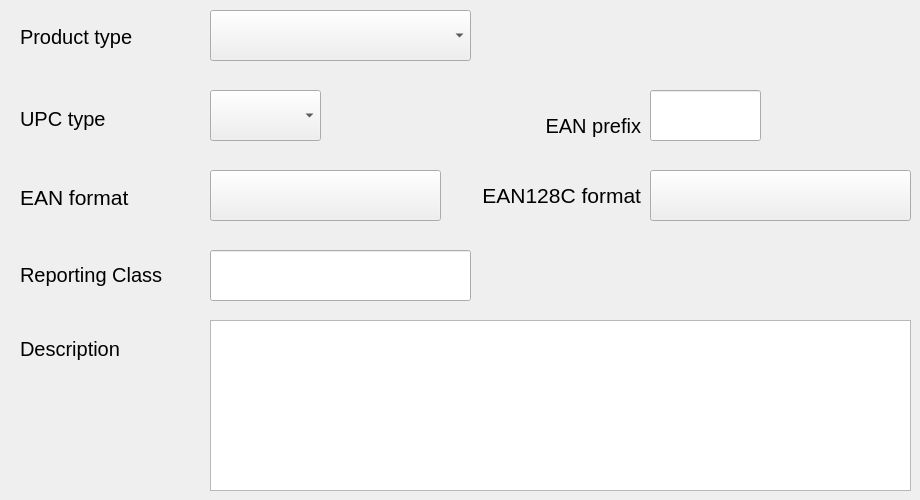
   <widget class="QWidget" name="tab0">
    <attribute name="title">
     <string>Main</string>
    </attribute>
    <widget class="QLabel" name="lblDescription">
     <property name="geometry">
      <rect>
       <x>20</x>
       <y>330</y>
       <width>191</width>
       <height>31</height>
      </rect>
     </property>
     <property name="sizePolicy">
      <sizepolicy hsizetype="Fixed" vsizetype="Fixed">
       <horstretch>0</horstretch>
       <verstretch>0</verstretch>
      </sizepolicy>
     </property>
     <property name="minimumSize">
      <size>
       <width>191</width>
       <height>31</height>
      </size>
     </property>
     <property name="maximumSize">
      <size>
       <width>191</width>
       <height>31</height>
      </size>
     </property>
     <property name="font">
      <font>
       <pointsize>15</pointsize>
      </font>
     </property>
     <property name="text">
      <string>Description</string>
     </property>
     <property name="alignment">
      <set>Qt::AlignBottom|Qt::AlignLeading|Qt::AlignLeft</set>
     </property>
    </widget>
    <widget class="QLabel" name="lblProductType">
     <property name="geometry">
      <rect>
       <x>20</x>
       <y>18</y>
       <width>191</width>
       <height>31</height>
      </rect>
     </property>
     <property name="sizePolicy">
      <sizepolicy hsizetype="Fixed" vsizetype="Fixed">
       <horstretch>0</horstretch>
       <verstretch>0</verstretch>
      </sizepolicy>
     </property>
     <property name="minimumSize">
      <size>
       <width>191</width>
       <height>31</height>
      </size>
     </property>
     <property name="maximumSize">
      <size>
       <width>191</width>
       <height>31</height>
      </size>
     </property>
     <property name="font">
      <font>
       <pointsize>15</pointsize>
      </font>
     </property>
     <property name="text">
      <string>Product type</string>
     </property>
     <property name="alignment">
      <set>Qt::AlignBottom|Qt::AlignLeading|Qt::AlignLeft</set>
     </property>
     <property name="textInteractionFlags">
      <set>Qt::NoTextInteraction</set>
     </property>
    </widget>
    <widget class="QComboBox" name="cboProductType">
     <property name="geometry">
      <rect>
       <x>210</x>
       <y>10</y>
       <width>261</width>
       <height>51</height>
      </rect>
     </property>
     <property name="sizePolicy">
      <sizepolicy hsizetype="Fixed" vsizetype="Fixed">
       <horstretch>0</horstretch>
       <verstretch>0</verstretch>
      </sizepolicy>
     </property>
     <property name="minimumSize">
      <size>
       <width>261</width>
       <height>51</height>
      </size>
     </property>
     <property name="maximumSize">
      <size>
       <width>261</width>
       <height>51</height>
      </size>
     </property>
     <property name="font">
      <font>
       <pointsize>17</pointsize>
      </font>
     </property>
    </widget>
    <widget class="QLabel" name="lblReportingClass">
     <property name="geometry">
      <rect>
       <x>20</x>
       <y>256</y>
       <width>191</width>
       <height>31</height>
      </rect>
     </property>
     <property name="sizePolicy">
      <sizepolicy hsizetype="Fixed" vsizetype="Fixed">
       <horstretch>0</horstretch>
       <verstretch>0</verstretch>
      </sizepolicy>
     </property>
     <property name="minimumSize">
      <size>
       <width>191</width>
       <height>31</height>
      </size>
     </property>
     <property name="maximumSize">
      <size>
       <width>191</width>
       <height>31</height>
      </size>
     </property>
     <property name="font">
      <font>
       <pointsize>15</pointsize>
      </font>
     </property>
     <property name="text">
      <string>Reporting Class</string>
     </property>
     <property name="alignment">
      <set>Qt::AlignBottom|Qt::AlignLeading|Qt::AlignLeft</set>
     </property>
    </widget>
    <widget class="hobart::numericLineEdit" name="txtReportingClass">
     <property name="geometry">
      <rect>
       <x>210</x>
       <y>250</y>
       <width>261</width>
       <height>51</height>
      </rect>
     </property>
     <property name="sizePolicy">
      <sizepolicy hsizetype="Fixed" vsizetype="Fixed">
       <horstretch>0</horstretch>
       <verstretch>0</verstretch>
      </sizepolicy>
     </property>
     <property name="minimumSize">
      <size>
       <width>261</width>
       <height>51</height>
      </size>
     </property>
     <property name="maximumSize">
      <size>
       <width>261</width>
       <height>51</height>
      </size>
     </property>
     <property name="font">
      <font>
       <pointsize>17</pointsize>
      </font>
     </property>
     <property name="inputMask">
      <string notr="true"/>
     </property>
     <property name="text">
      <string notr="true"/>
     </property>
     <property name="maxLength">
      <number>7</number>
     </property>
    </widget>
    <widget class="QLabel" name="lbl1UPCType">
     <property name="geometry">
      <rect>
       <x>20</x>
       <y>100</y>
       <width>191</width>
       <height>31</height>
      </rect>
     </property>
     <property name="sizePolicy">
      <sizepolicy hsizetype="Fixed" vsizetype="Fixed">
       <horstretch>0</horstretch>
       <verstretch>0</verstretch>
      </sizepolicy>
     </property>
     <property name="minimumSize">
      <size>
       <width>191</width>
       <height>31</height>
      </size>
     </property>
     <property name="maximumSize">
      <size>
       <width>191</width>
       <height>31</height>
      </size>
     </property>
     <property name="font">
      <font>
       <pointsize>15</pointsize>
      </font>
     </property>
     <property name="text">
      <string>UPC type</string>
     </property>
     <property name="alignment">
      <set>Qt::AlignBottom|Qt::AlignLeading|Qt::AlignLeft</set>
     </property>
    </widget>
    <widget class="QComboBox" name="cboUPCType">
     <property name="geometry">
      <rect>
       <x>210</x>
       <y>90</y>
       <width>111</width>
       <height>51</height>
      </rect>
     </property>
     <property name="sizePolicy">
      <sizepolicy hsizetype="Fixed" vsizetype="Fixed">
       <horstretch>0</horstretch>
       <verstretch>0</verstretch>
      </sizepolicy>
     </property>
     <property name="minimumSize">
      <size>
       <width>111</width>
       <height>51</height>
      </size>
     </property>
     <property name="maximumSize">
      <size>
       <width>111</width>
       <height>51</height>
      </size>
     </property>
     <property name="font">
      <font>
       <pointsize>17</pointsize>
      </font>
     </property>
    </widget>
    <widget class="QTextEdit" name="txtDescription">
     <property name="geometry">
      <rect>
       <x>210</x>
       <y>320</y>
       <width>701</width>
       <height>171</height>
      </rect>
     </property>
     <property name="sizePolicy">
      <sizepolicy hsizetype="Fixed" vsizetype="Fixed">
       <horstretch>0</horstretch>
       <verstretch>0</verstretch>
      </sizepolicy>
     </property>
     <property name="minimumSize">
      <size>
       <width>701</width>
       <height>171</height>
      </size>
     </property>
     <property name="maximumSize">
      <size>
       <width>701</width>
       <height>171</height>
      </size>
     </property>
     <property name="font">
      <font>
       <pointsize>15</pointsize>
      </font>
     </property>
     <property name="html">
      <string notr="true">&lt;!DOCTYPE HTML PUBLIC &quot;-//W3C//DTD HTML 4.0//EN&quot; &quot;http://www.w3.org/TR/REC-html40/strict.dtd&quot;&gt;
&lt;html&gt;&lt;head&gt;&lt;meta name=&quot;qrichtext&quot; content=&quot;1&quot; /&gt;&lt;style type=&quot;text/css&quot;&gt;
p, li { white-space: pre-wrap; }
&lt;/style&gt;&lt;/head&gt;&lt;body style=&quot; font-family:'MS Shell Dlg 2'; font-size:15pt; font-weight:400; font-style:normal;&quot;&gt;
&lt;p style=&quot; margin-top:0px; margin-bottom:0px; margin-left:0px; margin-right:0px; -qt-block-indent:0; text-indent:0px;&quot;&gt;&lt;br /&gt;&lt;/p&gt;&lt;/body&gt;&lt;/html&gt;</string>
     </property>
     <property name="acceptRichText">
      <bool>false</bool>
     </property>
    </widget>
    <widget class="QLabel" name="lbl1EANPrefix">
     <property name="geometry">
      <rect>
       <x>460</x>
       <y>110</y>
       <width>181</width>
       <height>31</height>
      </rect>
     </property>
     <property name="sizePolicy">
      <sizepolicy hsizetype="Fixed" vsizetype="Fixed">
       <horstretch>0</horstretch>
       <verstretch>0</verstretch>
      </sizepolicy>
     </property>
     <property name="minimumSize">
      <size>
       <width>181</width>
       <height>31</height>
      </size>
     </property>
     <property name="maximumSize">
      <size>
       <width>181</width>
       <height>31</height>
      </size>
     </property>
     <property name="font">
      <font>
       <pointsize>15</pointsize>
      </font>
     </property>
     <property name="text">
      <string>EAN prefix</string>
     </property>
     <property name="alignment">
      <set>Qt::AlignRight|Qt::AlignTrailing|Qt::AlignVCenter</set>
     </property>
    </widget>
    <widget class="hobart::numericLineEdit" name="txtEANNumberSystem">
     <property name="geometry">
      <rect>
       <x>650</x>
       <y>90</y>
       <width>111</width>
       <height>51</height>
      </rect>
     </property>
     <property name="sizePolicy">
      <sizepolicy hsizetype="Fixed" vsizetype="Fixed">
       <horstretch>0</horstretch>
       <verstretch>0</verstretch>
      </sizepolicy>
     </property>
     <property name="minimumSize">
      <size>
       <width>111</width>
       <height>51</height>
      </size>
     </property>
     <property name="maximumSize">
      <size>
       <width>111</width>
       <height>51</height>
      </size>
     </property>
     <property name="font">
      <font>
       <pointsize>17</pointsize>
      </font>
     </property>
     <property name="inputMask">
      <string notr="true"/>
     </property>
     <property name="text">
      <string notr="true"/>
     </property>
     <property name="maxLength">
      <number>3</number>
     </property>
    </widget>
    <widget class="QLabel" name="lblEanFormatString">
     <property name="geometry">
      <rect>
       <x>20</x>
       <y>179</y>
       <width>191</width>
       <height>31</height>
      </rect>
     </property>
     <property name="sizePolicy">
      <sizepolicy hsizetype="Fixed" vsizetype="Fixed">
       <horstretch>0</horstretch>
       <verstretch>0</verstretch>
      </sizepolicy>
     </property>
     <property name="minimumSize">
      <size>
       <width>191</width>
       <height>31</height>
      </size>
     </property>
     <property name="maximumSize">
      <size>
       <width>191</width>
       <height>31</height>
      </size>
     </property>
     <property name="font">
      <font>
       <pointsize>16</pointsize>
      </font>
     </property>
     <property name="text">
      <string>EAN format</string>
     </property>
     <property name="alignment">
      <set>Qt::AlignBottom|Qt::AlignLeading|Qt::AlignLeft</set>
     </property>
    </widget>
    <widget class="QPushButton" name="butEanFormatString">
     <property name="geometry">
      <rect>
       <x>210</x>
       <y>170</y>
       <width>231</width>
       <height>51</height>
      </rect>
     </property>
     <property name="sizePolicy">
      <sizepolicy hsizetype="Fixed" vsizetype="Fixed">
       <horstretch>0</horstretch>
       <verstretch>0</verstretch>
      </sizepolicy>
     </property>
     <property name="minimumSize">
      <size>
       <width>231</width>
       <height>51</height>
      </size>
     </property>
     <property name="maximumSize">
      <size>
       <width>231</width>
       <height>51</height>
      </size>
     </property>
     <property name="font">
      <font>
       <pointsize>13</pointsize>
      </font>
     </property>
     <property name="text">
      <string notr="true"/>
     </property>
    </widget>
    <widget class="QLabel" name="lblEan128FormatString">
     <property name="geometry">
      <rect>
       <x>460</x>
       <y>180</y>
       <width>181</width>
       <height>31</height>
      </rect>
     </property>
     <property name="minimumSize">
      <size>
       <width>181</width>
       <height>31</height>
      </size>
     </property>
     <property name="maximumSize">
      <size>
       <width>181</width>
       <height>31</height>
      </size>
     </property>
     <property name="font">
      <font>
       <pointsize>16</pointsize>
      </font>
     </property>
     <property name="text">
      <string>EAN128C format</string>
     </property>
     <property name="alignment">
      <set>Qt::AlignRight|Qt::AlignTrailing|Qt::AlignVCenter</set>
     </property>
    </widget>
    <widget class="QPushButton" name="butEan128FormatString">
     <property name="geometry">
      <rect>
       <x>650</x>
       <y>170</y>
       <width>261</width>
       <height>51</height>
      </rect>
     </property>
     <property name="sizePolicy">
      <sizepolicy hsizetype="Fixed" vsizetype="Fixed">
       <horstretch>0</horstretch>
       <verstretch>0</verstretch>
      </sizepolicy>
     </property>
     <property name="minimumSize">
      <size>
       <width>261</width>
       <height>51</height>
      </size>
     </property>
     <property name="maximumSize">
      <size>
       <width>261</width>
       <height>51</height>
      </size>
     </property>
     <property name="font">
      <font>
       <pointsize>13</pointsize>
      </font>
     </property>
     <property name="text">
      <string notr="true"/>
     </property>
    </widget>
   </widget>
